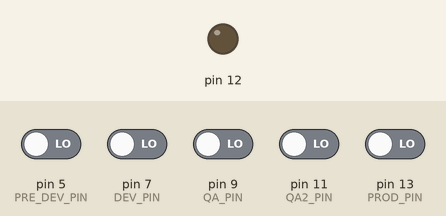
Recording of a sketch running on a simulated Arduino Uno, built with avr-gcc and run on an emulated ATmega328P. Parts: output pins drawn as LEDs (lit = HIGH). The test bench sets the inputs (shaded band); at power-on: pin 5 (PRE_DEV_PIN), pin 7 (DEV_PIN), pin 9 (QA_PIN), pin 11 (QA2_PIN), pin 13 (PROD_PIN) LOW. What the sketch prints to the serial monitor is not drawn.

Above: at 1.2 s.
1.3 s: pin 5 (PRE_DEV_PIN) driven HIGH
At 2.0 s:
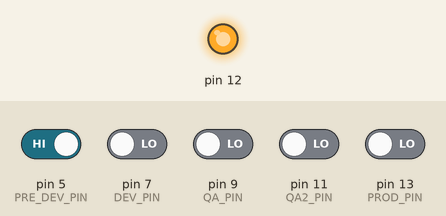
4.3 s: pin 5 (PRE_DEV_PIN) driven LOW
At 5.5 s:
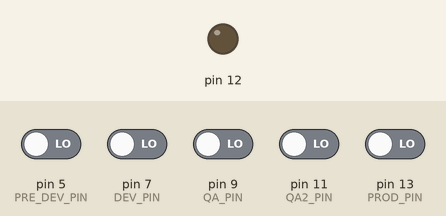
5.8 s: pin 7 (DEV_PIN) driven HIGH
At 6.6 s:
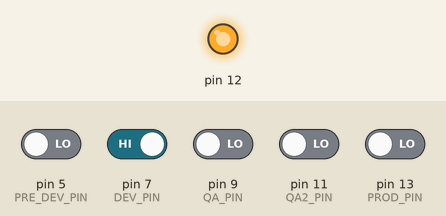
Timing chart, 0 to 8.8 s (numbered marks = the images above; inputs shaded):
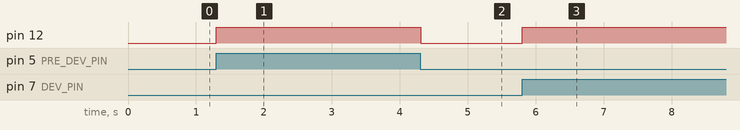

Measured:
- after the input at 1.3 s, pin 12: LOW → HIGH at once
- after the input at 4.3 s, pin 12: HIGH → LOW at once
- after the input at 5.8 s, pin 12: LOW → HIGH at once

The sketch:

easy-button-five-switch.ino
```cpp
const int PRE_DEV_PIN = 5;
const int DEV_PIN = 7;
const int QA_PIN = 9;
const int QA2_PIN = 11;
const int PROD_PIN = 13;

const byte PRE_DEV_SIGNAL = 1;
const byte DEV_SIGNAL = 2;
const byte QA_SIGNAL = 3;
const byte QA2_SIGNAL = 4;
const byte PROD_SIGNAL = 5;
const byte STOP_SIGNAL = 6;

void setup() {
  // put your setup code here, to run once:
  pinMode(PRE_DEV_PIN, INPUT);
  pinMode(DEV_PIN, INPUT);
  pinMode(QA_PIN, INPUT);
  pinMode(QA2_PIN, INPUT);
  pinMode(PROD_PIN, INPUT);
  pinMode(12, OUTPUT);
  Serial.begin(9600);

}

void loop() {
  // put your main code here, to run repeatedly:
  if (digitalRead(PRE_DEV_PIN) == HIGH) {
    sendSignal(PRE_DEV_SIGNAL);
  }
  else if (digitalRead(DEV_PIN) == HIGH) {
    sendSignal(DEV_SIGNAL);
  }
  else if (digitalRead(QA_PIN) == HIGH) {
    sendSignal(QA_SIGNAL);
  }
  else if (digitalRead(QA2_PIN) == HIGH) {
    sendSignal(QA2_SIGNAL);
  }
  else if (digitalRead(PROD_PIN) == HIGH) {
    sendSignal(PROD_SIGNAL);
  }
}

void sendSignal(byte bytSignal) {
  Serial.print(bytSignal);
  Serial.print(STOP_SIGNAL);
  Serial.flush();
  digitalWrite(12, HIGH);
  delay(1000);
  digitalWrite(12, LOW);
}
```
